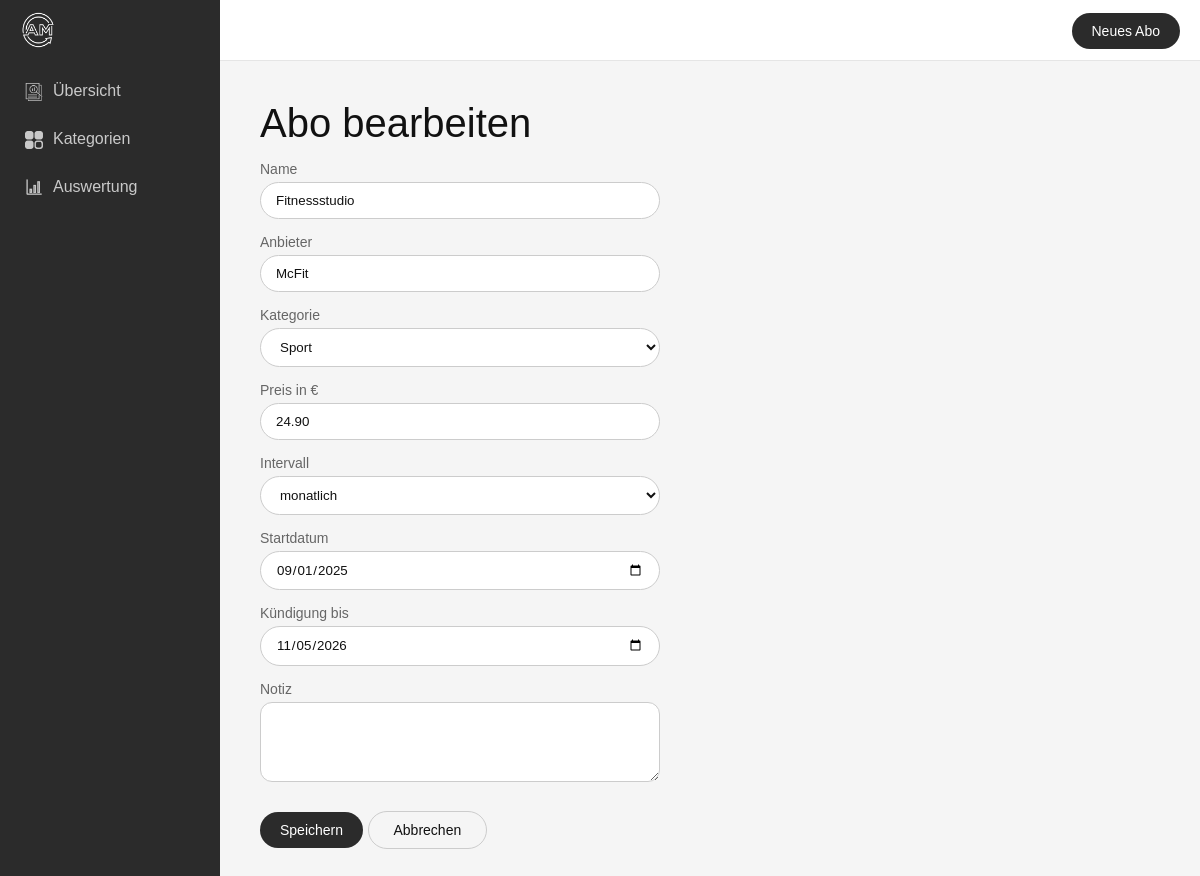
/abo_bearbeiten.php?id=4, run on the app's committed database.
### tables this page shows
CREATE TABLE `abos` (
  `id` int(11) NOT NULL,
  `kategorie_id` int(11) NOT NULL,
  `name` varchar(100) NOT NULL,
  `anbieter` varchar(100) NOT NULL,
  `preis` decimal(8,2) NOT NULL,
  `intervall` varchar(20) NOT NULL,
  `startdatum` date NOT NULL,
  `kuendigungsfrist` date DEFAULT NULL,
  `notiz` text DEFAULT NULL
);

CREATE TABLE `kategorien` (
  `id` int(11) NOT NULL,
  `name` varchar(50) NOT NULL,
  `farbe` varchar(7) DEFAULT NULL
);

### abo_bearbeiten.php (the view, shortened to what this page needs)
<?php
include 'verbindung.php';
$abo = [
    'id' => '',
    'name' => '',
    'anbieter' => '',
    'kategorie_id' => '',
    'preis' => '',
    'intervall' => 'monatlich',
    'startdatum' => '',
    'kuendigungsfrist' => '',
    'notiz' => ''
];
if (isset($_GET['id'])) {
    $sql = $pdo->prepare("SELECT * FROM abos WHERE id = ?");
    $sql->execute([$_GET['id']]);
    $abo = $sql->fetch();
    if ($abo['notiz'] == null) {
        $abo['notiz'] = "";
    }
}
$kategorien = $pdo->query("SELECT * FROM kategorien ORDER BY name");
include 'kopf.php';
?>
<h1>
    <?php
    if ($abo['id'] == "") {
        echo "Neues Abo";
    } else {
        echo "Abo bearbeiten";
    }
    ?>
</h1>
<form class="formular" method="post" action="abo_bearbeiten.php">
    <label>Name</label>
    <input class="feld" type="text" name="name" maxlength="100" value="<?php echo htmlspecialchars($abo['name']); ?>">
    <label>Anbieter</label>
    <input class="feld" type="text" name="anbieter" maxlength="100" value="<?php echo htmlspecialchars($abo['anbieter']); ?>">
    <label>Kategorie</label>
    <select class="feld" name="kategorie_id">
        <?php foreach ($kategorien as $kategorie) { ?>
            <option value="<?php echo $kategorie['id']; ?>" <?php if ($kategorie['id'] == $abo['kategorie_id']) { echo "selected"; } ?>>
                <?php echo htmlspecialchars($kategorie['name']); ?>
            </option>
        <?php } ?>
    </select>
    <label>Preis in €</label>
    <input class="feld" type="number" name="preis" step="0.01" min="0" value="<?php echo $abo['preis']; ?>">
    <label>Intervall</label>
    <select class="feld" name="intervall">
        <option value="monatlich" <?php if ($abo['intervall'] == "monatlich") { echo "selected"; } ?>>monatlich</option>
    </select>
    <label>Startdatum</label>
    <input class="feld" type="date" name="startdatum" value="<?php echo $abo['startdatum']; ?>">
    <label>Kündigung bis</label>
    <input class="feld" type="date" name="kuendigungsfrist" value="<?php echo $abo['kuendigungsfrist']; ?>">
    <label>Notiz</label>
    <textarea class="feld" name="notiz"><?php echo htmlspecialchars($abo['notiz']); ?></textarea>
    <div class="knoepfe">
        <button class="knopf-weiss" type="submit">Speichern</button>
        <a class="knopf-rand" href="index.php">Abbrechen</a>
    </div>
</form>
<?php include 'fuss.php'; ?>

### style.css (style rules this page uses)
body { margin: 0; font-family: Arial, Helvetica, sans-serif; -webkit-font-smoothing: antialiased; background-color: #2b2b2b; color: white; }
.knopf-weiss { display: inline-block; vertical-align: middle; line-height: normal; padding: 10px 20px; background-color: #2b2b2b; color: white; text-decoration: none; font-size: 14px; border-radius: 20px; }
.knopf-rand { display: inline-block; padding: 10px 25px; background-color: transparent; border: 1px solid #ccc; color: #111; text-decoration: none; font-size: 14px; border-radius: 20px; }
.inhalt h1 { font-size: 40px; font-weight: normal; margin: 0 0 10px 0; }
.feld { padding: 10px 15px; background-color: white; color: #111; border: 1px solid #ccc; border-radius: 20px; font-family: inherit; }
button { border: none; cursor: pointer; font-family: inherit; }
.formular { max-width: 400px; }
.formular label { display: block; margin-top: 15px; margin-bottom: 5px; color: #666; font-size: 14px; }
.formular .feld { width: 100%; box-sizing: border-box; }
textarea.feld { height: 80px; border-radius: 12px; }
.knoepfe { margin-top: 25px; }

### data on the page
abos: name "Fitnessstudio", anbieter "McFit", kategorie_id "Sport", preis "24.90", intervall "monatlich", startdatum "09/01/2025", kuendigungsfrist "11/05/2026"
